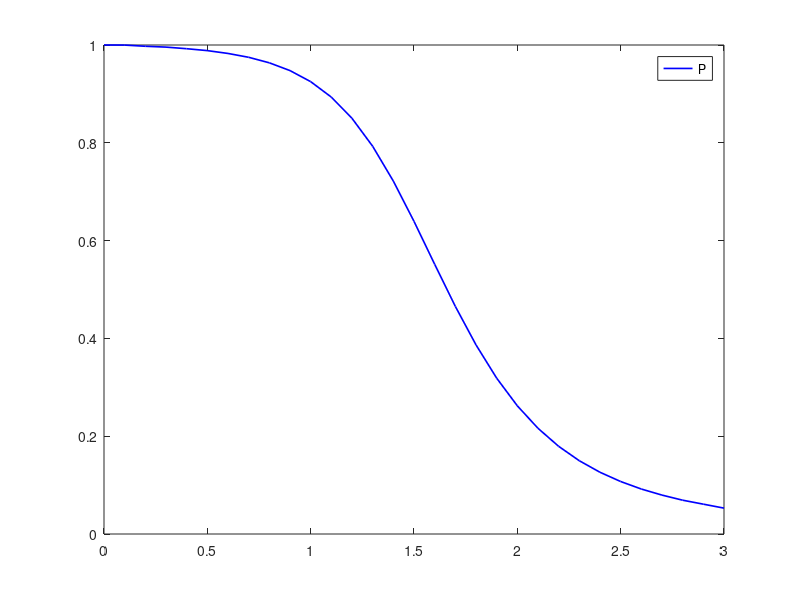

Write the MATLAB code that produced this figure.
function SW()
clc;clear;
tic;close all
ee=1e-8;
%划分时空网格（C=0.5）
dx=0.1; dt=0.0207;
x=0:dx:3;
t=0:dt:28.952;
Nx=length(x);
Nt=length(t);
%初始条件（根据文中7-74）
P=ones(1,Nx)-0.314*x.*ones(1,Nx);
T=ones(1,Nx)-0.2314*x.*ones(1,Nx);
A=ones(1,Nx)+2.2.*((x-1.5.*ones(1,Nx)).^2).*ones(1,Nx);%定义喷管7-73
u=(0.1.*ones(1,Nx)+1.09.*x).*sqrt(T);
%定义偏导数以及预估步修正步矩阵
P1=zeros(1,Nx);u1=zeros(1,Nx);T1=zeros(1,Nx);
P2=zeros(1,Nx);u2=zeros(1,Nx);T2=zeros(1,Nx);
P3=zeros(1,Nx);u3=zeros(1,Nx);T3=zeros(1,Nx);
P4=zeros(1,Nx);u4=zeros(1,Nx);T4=zeros(1,Nx);
Ma=u./sqrt(T);%mach number定义
%计算
for j=1:Nt%时间
    gama=1.4;
    P2(1,1)=1;T2(1,1)=1;u2(1,1)=u(1,1);%定义修正步（1，1）位置数值
    for i=2:Nx-1
        %计算向后差分偏导数（7-51，7-52，7-53）%ps:7-52式子有错，应当加负号
        P1(1,i)=-u(1,i)*(P(1,i+1)-P(1,i))/dx-P(1,i)*(u(1,i+1)-u(1,i))/dx-P(1,i)*u(1,i)*(log(A(1,i+1))-log(A(1,i)))/dx;
        u1(1,i)=-u(1,i)*(u(1,i+1)-u(1,i))/dx-(1/gama)*(((T(1,i+1)-T(1,i))/dx)+(T(1,i)*(P(1,i+1)-P(1,i))/(P(1,i)*dx)));
        T1(1,i)=-u(1,i)*(T(1,i+1)-T(1,i))/dx-(gama-1)*T(1,i)*((u(1,i+1)-u(1,i))/dx+u(1,i)*(log(A(1,i+1))-log(A(1,i)))/dx);
        %计算预估值（7-54，7-55，7-56）
        P2(1,i)=P(1,i)+dt*P1(1,i);
        u2(1,i)=u(1,i)+dt*u1(1,i);
        T2(1,i)=T(1,i)+dt*T1(1,i);
        %计算向前差分（7-57，7-58，7-59）
        P3(1,i)=-u2(1,i)*(P2(1,i)-P2(1,i-1))/dx-P2(1,i)*(u2(1,i)-u2(1,i-1))/dx-P2(1,i).*u2(1,i)*(log(A(1,i))-log(A(1,i-1)))/dx;
        u3(1,i)=-u2(1,i)*(u2(1,i)-u2(1,i-1))/dx-(1/gama)*((T2(1,i)-T2(1,i-1))/dx+T2(1,i)*(P2(1,i)-P2(1,i-1))/(P2(1,i)*dx));
        T3(1,i)=-u2(1,i)*(T2(1,i)-T2(1,i-1))/dx-(gama-1)*T2(1,i)*((u2(1,i)-u2(1,i-1))/dx+u2(1,i)*(log(A(1,i))-log(A(1,i-1)))/dx);
        %计算导数平均值（7-60，7-61，7-62）
        P4(1,i)=0.5*(P1(1,i)+P3(1,i));
        u4(1,i)=0.5*(u1(1,i)+u3(1,i));
        T4(1,i)=0.5*(T1(1,i)+T3(1,i));
        %计算校正值（7-63，7-64，7-65）
        P(1,i)=P(1,i)+dt*P4(1,i);
        u(1,i)=u(1,i)+dt*u4(1,i);
        T(1,i)=T(1,i)+dt*T4(1,i);
        Ma(1,i)=u(1,i)/sqrt(T(1,i));
    end 
    %外流场计算（7-72）
    u(1,Nx)=2*u(1,Nx-1)-u(1,Nx-2);
    P(1,Nx)=2*P(1,Nx-1)-P(1,Nx-2);
    T(1,Nx)=2*T(1,Nx-1)-T(1,Nx-2);       
end
%显示结果
plot(x,P,'Linewidth',1.2,'Color','b'); hold on;
disp(P);
legend("P")


         